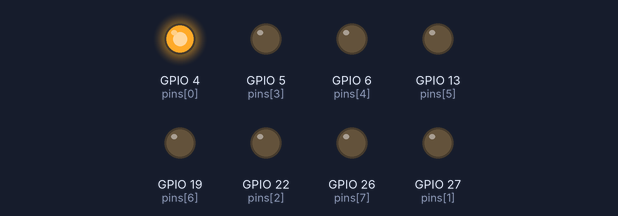
Recording of a program running on a simulated Raspberry Pi (BCM pin numbers). Parts: output pins drawn as LEDs (lit = HIGH). Random numbers come from a fixed seed.

Above: at 0.1 s.
At 1.1 s:
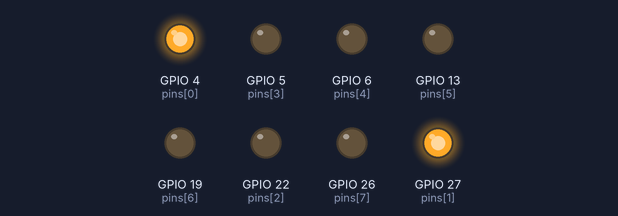
At 3.1 s:
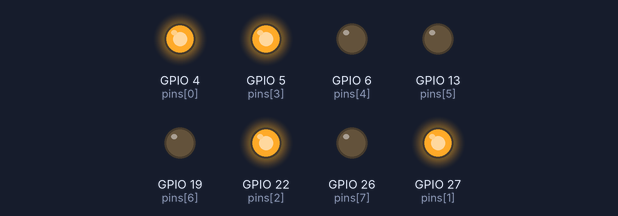
At 5.1 s:
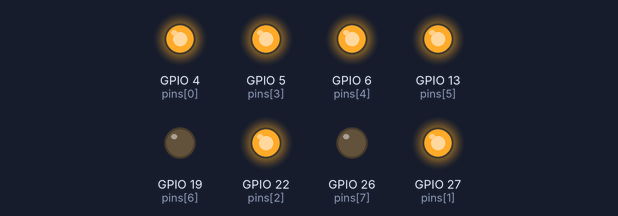
At 7.1 s:
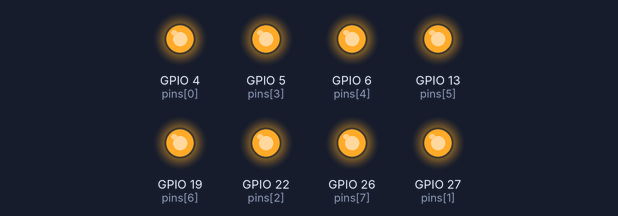
At 11.2 s:
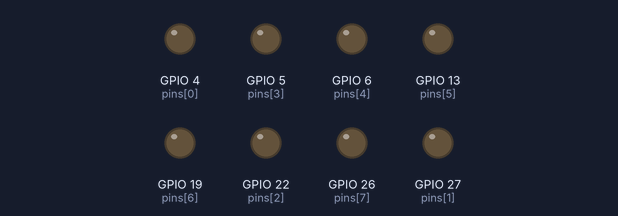
Timing chart, 0 to 12.7 s (numbered marks = the images above):
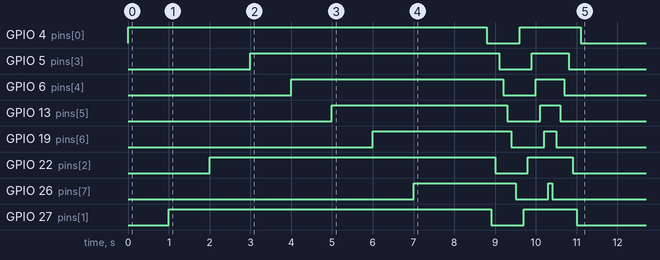

The program:

blink.py
```python
"""my cool lights"""

import random
import RPi.GPIO as GPIO
import time as t

pins  = [4,27,22,5,6,13,19,26]
default_speed= .1


GPIO.setmode(GPIO.BCM)
GPIO.setup(pins,GPIO.OUT)

def on(pin): GPIO.output(pin,GPIO.HIGH)

def off(pin): GPIO.output(pin,GPIO.LOW)

def slowon(list=pins,delay=1):
    for pin in list:
        on(pin)
        t.sleep(delay)

def slowoff(list=pins,delay=1):
    for pin in list:
        off(pin)
        t.sleep(delay)

def chase(count=1,delay=default_speed):
    for n in range(count):
        slowon(delay=delay)
        slowoff(delay=delay)

def updown(count=1,delay=.1):
    for n in range(count):
        slowon(delay=delay)
        slowoff(delay=delay,list=pins[::-1])


patterns = [chase,updown]


if __name__ == "__main__":
    choices = [slowon(),chase(),updown(),slowoff()]
    while True:
        random.choice(choices)
```
